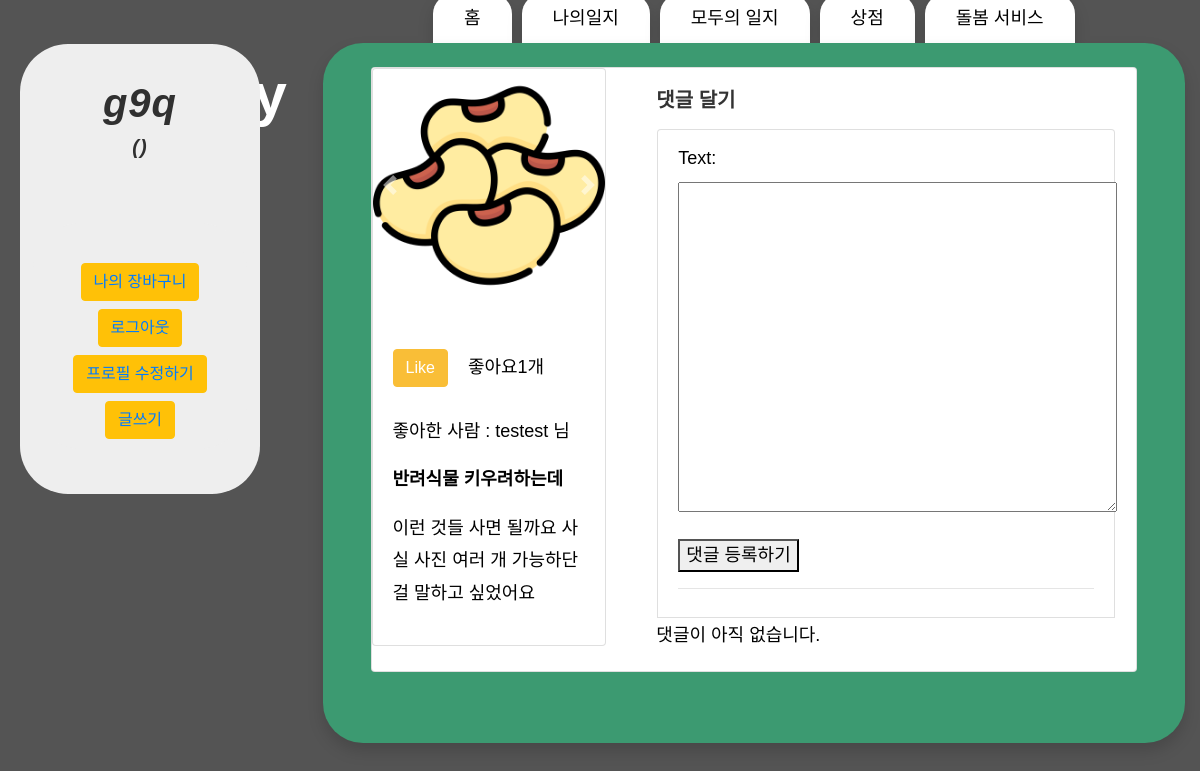
Page /ourdiary/17/ (signed in) on the committed database.
### ourdiary/models.py (models this page shows, shortened)
class Photo(models.Model):
    blog = models.ForeignKey(Ourdiary, on_delete = models.CASCADE, null = True)
    image = models.ImageField(upload_to='images/',blank = True, null = True)

class Ourdiary(models.Model):
    author = models.ForeignKey(User, on_delete=models.CASCADE)
    title = models.CharField(max_length=255)
    image = models.ImageField(upload_to='images/')
    description = models.CharField(max_length=500)
    like_user_set = models.ManyToManyField(
        settings.AUTH_USER_MODEL,
        blank=True,
        related_name='like_user_set',
        through='Like'
    )
    @property
    def like_count(self):
        return self.like_user_set.count()

### ourdiary/views.py (the view)
# urls.py: path('<int:ourdiary_id>/',views.detail, name="detail"),
def detail(request, ourdiary_id):
    ourdiary = Ourdiary.objects.all()
    ourdiary_detail = get_object_or_404(Ourdiary, pk=ourdiary_id)
    current_user = request.user
    profile = Profile.objects.all()
    form = CommentForm()
    return render(request, 'detail.html', {'ourdiary':ourdiary_detail, 'current_user':current_user, 'form':form, 'profile':profile})

### ourdiary/forms.py
class CommentForm(forms.ModelForm):
    class Meta:
        model = Comment
        fields = ('text',)

### cart/context_processors.py (called while the page is built)
def counter(request):
    item_count = 0
    if 'admin' in request.path:
        return {}
    else:
        try:
            cart = Cart.objects.filter(cart_id=_cart_id(request))
            cart_items = CartItem.objects.all().filter(cart=cart[:1])
            for cart_item in cart_items:
                item_count += cart_item.quantity
        except Cart.DoesNotExist:
            item_count = 0
    return dict(item_count = item_count)

### cart/views.py (called while the page is built)
def _cart_id(request):
    cart = request.session.session_key
    if not cart:
        cart = request.session.create()
    return cart

### ourdiary/templates/detail.html (shortened to what this page needs)
{% extends 'base.html' %}
{% load static %}
{% block tab %}
<a class="nav-link shadow" href="{% url 'home' %}">홈</a>
{% if user.is_authenticated %}
<a class="nav-link shadow" href="{% url 'mylist' %}" role="tab" aria-selected="false">나의일지</a>
{% endif %}
<a class="nav-link shadow" href="{% url 'ourdiary' %}" role="tab" aria-selected="false">모두의 일지</a>
<a class="nav-link shadow" href="{% url 'storemain' %}" role="tab" aria-selected="false">상점</a>
<a class="nav-link shadow" href="{% url 'careservice' %}" role="tab" aria-selected="false">돌봄 서비스</a>
{% endblock %}
{% block contents %}
<div class="card mb-3 w-100">
    <div class="row">
        <div class="col-md-4">
            <div class="card">
                <div id="carouselExampleControls" class="carousel slide" data-ride="carousel">
                    <div class="carousel-inner">
                        <div class="carousel-item active">
                        {% for photo in ourdiary.photo_set.all %}
                        {%  ifequal forloop.counter 1 %}
                        <img src="{{photo.image.url}}" class="card-img-top" alt="...">
                        {% endifequal %}
                        {% endfor %}
                        </div>
                    </div>
                    <a class="carousel-control-prev" href="#carouselExampleControls" role="button" data-slide="prev">
                        <span class="carousel-control-prev-icon" aria-hidden="true"></span>
                    </a>
                    <a class="carousel-control-next" href="#carouselExampleControls" role="button" data-slide="next">
                        <span class="carousel-control-next-icon" aria-hidden="true"></span>
                    </a>
                </div>
                <br>
                <div class="card-body">
                    <input class="btn btn-primary" type="button" id="like" name="{{ourdiary.id}}" value="Like">
                    <p id="count-{{ourdiary.id}}" style="display: inline-block; margin-left: 15px;">
                        좋아요{{ourdiary.like_count}}개</p>
                    <p id="like-user-{{ourdiary.id}}">
                        {% for like_user in ourdiary.like_user_set.all %}
                        <p>좋아한 사람 : {{like_user.username}} 님</p>
                        {% endfor %}
                    </p>
                    <p class="card-text" style="margin-top: 15px; font-weight: 700">{{ourdiary.title}}</p>
                    <p class="card-text" style="margin-top: 15px;">{{ourdiary.description}}</p>
                </div>
            </div>
        </div>
        <div class="col-md-8">
            <div class="card-body">
                <h5 class="card-title" style="font-weight: 900;">댓글 달기</h5>
                <p class="card-text">
                    <ul class="list-group">
                        <li class="list-group-item" style="margin: 1px">
                            <form method="POST" class="post-form" action="{% url 'add_comment' pk=ourdiary.pk %}">
                                {{ form.as_p }} <button type="submit">댓글 등록하기</button>
                            </form>
                            <hr>
                        </li>
                        {% for comment in ourdiary.comments.all %}
                        {% if user.is_authenticated or comment.approved_comment %}
                        <li class="list-group-item" style="margin: 1px">
                            <div class="comment">
                                <div class="date" style="font-weight: 700; font-size: 15px; color: green;">
                                    {{comment.created_date|date:"Y년 m월 d일 h시i분 A"}}
                                    {% if not comment.approved_comment %}
                                    <a class="btn btn-default"
                                        href="{% url 'comment_remove' id=ourdiary.pk pk=comment.pk %}">삭제<span
                                            class="glyphicon glyphicon-remove"></span></a>
                                    <a class="btn btn-default"
                                        href="{% url 'comment_approve' id=ourdiary.pk pk=comment.pk %}">승인<span
                                            class="glyphicon glyphicon-ok"></span></a>
                                    {% endif %}
                                </div>
                                <strong style="font-weight: 900; color: green;">ID : {{comment.author}}</strong>
                                <p>{{comment.text|linebreaks}}</p>
                            </div>
                            {% endif %}
                            {% empty %}
                            <p>댓글이 아직 없습니다.</p>
                            {% endfor %}
                    </ul>
                </p>
            </div>
        </div>
    </div>
</div>
{% endblock %}

### project/templates/base.html (shortened to what this page needs)
{% load static %}
<!DOCTYPE html>
<html lang="en">
<head>
    <link rel="stylesheet" href="{% static 'css/style.css' %}">
    <link rel="stylesheet" href="https://cdn.jsdelivr.net/npm/bootstrap@4.5.3/dist/css/bootstrap.min.css"
>
    <link rel="stylesheet" href="{% static 'css/tooplate-style.css' %}">
</head>
<body style="background-image: url('{% static 'img/background.png' %}');">
    <div class="hero-wrap js-fullheight">
        <a class="whitea" href="{% url 'home' %}" style="position: fixed; padding: 50px; color: white; font-weight: 900; font-size: 60px;"> Plantary</a>
    </div>
    <section class="justify-content-center ftco-search">
        <div class="row">
            <div class="col-3">
                <section style="position: fixed; margin-top: 50px; width: 20%; margin-left: 20px">
                    {% if user.is_authenticated %}
                    <div class="tm-banner-inner">
                        <h1 class="tm-banner-title">{{ user.username }}</h1>
                        <h5 class="tm-banner-title">({{ current_user.profile.nickname }})</h5>
                        <nav class="tm-main-nav">
                            <ul class="tm-main-nav-ul">
                                <button type="button" class="btn btn-warning mb-2"><a
                                    href="#">나의 장바구니</a></button>
                                <button type="button" class="btn btn-warning mb-2 whitea"><a
                                        href="javascript:{document.getElementById('logout').submit()}">로그아웃</a></button>
                                {% if user == current_user%}
                                <button type="button" class="btn btn-warning mb-2 whitea"><a
                                        href="{% url 'profile_update' %}">프로필 수정하기</a></button>
                                {% endif %}
                                <button type="button" class="btn btn-warning"><a href="{% url 'new' %}">글쓰기</a></button>
                            </ul>
                        </nav>
                    </div>
                    {% endif %}
                </section>
            </div>
            <div class="col-9">
                <div class="col-md-12 nav-link-wrap">
                    <div class="nav nav-pills justify-content-center text-center">
                        {% block tab %}
                        {% endblock %}
                    </div>
                </div>
                <div class="col-md-12 tab-wrap">
                    <div class="tab-content p-4 px-5 shadow h-100" style="border-radius: 40px; min-height: 700px">
                        {% block contents %}
                        {% endblock %}
                    </div>
                </div>
            </div>
        </div>
    </section>
</body>
</html>

### Main/static/css/tooplate-style.css (style rules this page uses)
ul { padding: 0; margin: 0; }
p { line-height: 1.8; }
p:last-child { margin-bottom: 0; }
body { color: #000; font-family: 'Noto Sans KR', sans-serif; font-size: 18px; font-weight: 300; overflow-x: hidden; }
.tm-main-nav { margin-top: 40px; border-radius: 3rem; background-color: #EEEEEE; font-size: 1.3rem; }
.tm-main-nav-ul { text-align: center; -webkit-box-flex: 1; -webkit-flex: 1; -ms-flex: 1; flex: 1; display: -webkit-box; display: -webkit-flex; display: -ms-flexbox; display: flex; -webkit-box-orient: vertical; -webkit-box-direction: normal; -webkit-flex-direction: column; -ms-flex-direction: column; flex-direction: column; -webkit-box-align: center; -webkit-align-items: center; -ms-flex-align: center; align-items: center; -webkit-box-pack: center; -webkit-justify-content: center; -ms-flex-pack: center; justify-content: center; }
.tm-banner-inner { border-radius: 3rem; background-color: #EEEEEE; color: rgb(39, 116, 23); height: 100%; padding: 35px 35px 45px; text-align: center; display: -webkit-box; display: -webkit-flex; display: -ms-flexbox; display: flex; -webkit-box-orient: vertical; -webkit-box-direction: normal; -webkit-flex-direction: column; -ms-flex-direction: column; flex-direction: column; -webkit-box-align: center; -webkit-align-items: center; -ms-flex-align: center; align-items: center; -webkit-box-pack: center; -webkit-justify-content: center; -ms-flex-pack: center; justify-content: center; }
.tm-banner-title { font-family: 'Noto Sans KR', sans-serif; font-weight: 700; font-style: italic; font-size: 10; letter-spacing: 1px; text-transform: lowercase; }
.tm-main-nav { display: -webkit-box; display: -webkit-flex; display: -ms-flexbox; display: flex; height: 100%; padding: 40px 40px 10px 40px; }

### rows in the picture
Photo: image (picture)
Ourdiary: like_count "1", title "반려식물 키우려하는데", description "이런 것들 사면 될까요 사실 사진 여러 개 가능하단 걸 말하고 싶었어요"

### other values in the picture
{{ user.username }} "g9q"
{{ like_user.username }} "testest"
